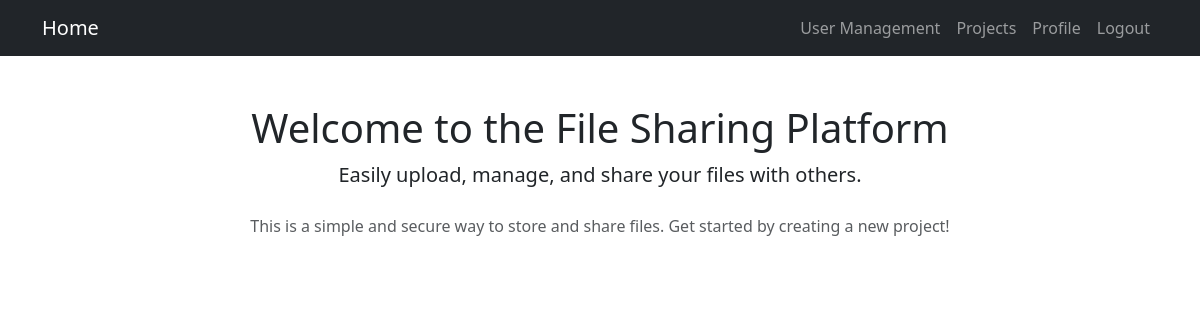
The page / (signed in) on the database as committed earlier.
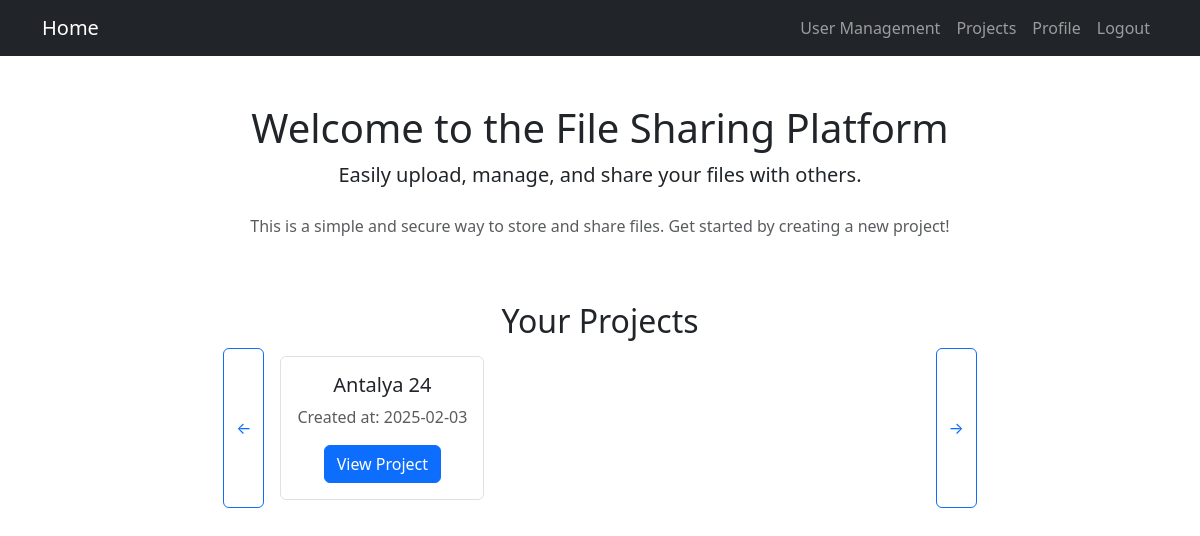
The same page on the database as committed later.
### app/models.py (models this page shows, shortened)
class Project(db.Model):
    id = db.Column(db.Integer, primary_key=True)
    name = db.Column(db.String(100), nullable=False)
    created_at = db.Column(db.DateTime, default=datetime.utcnow)
    access_key = db.Column(db.String(30), unique=True, default=generate_access_key)
    owner_id = db.Column(db.Integer, db.ForeignKey('user.id'), nullable=False)
    owner = db.relationship('User', backref=db.backref('projects', lazy=True))
    files = db.relationship('File', backref='project', cascade="all, delete", lazy=True)

### app/routes/home.py (the view)
@home_bp.route('/')
@login_required
def index():
    projects = Project.query.filter_by(owner_id=current_user.id).all()  # Fetch projects for the logged-in user
    return render_template('home/home.html', projects=projects)

### app/routes/auth.py (called while the page is built)
@login_manager.user_loader
def load_user(user_id):
    return User.query.get(int(user_id))

### app/templates/home/home.html (shortened to what this page needs)
{% extends 'base.html' %}
{% block content %}
<div class="container text-center mt-5">
    <h1>Welcome to the File Sharing Platform</h1>
    <p class="lead">Easily upload, manage, and share your files with others.</p>
    <div class="row mt-4">
        <div class="col-md-8 offset-md-2">
            <p class="text-muted">This is a simple and secure way to store and share files. Get started by creating a new project!</p>
        </div>
    </div>
    {% if projects %}
    <h2 class="mt-5">Your Projects</h2>
    <div class="d-flex justify-content-center">
        <button class="btn btn-outline-primary me-2" id="prevBtn">&larr;</button>
        <div id="projectCarousel" class="d-flex overflow-hidden" style="width: 60%;">
            {% for project in projects %}
                <div class="project-card text-center border rounded p-3 m-2" style="min-width: 30%;">
                    <h5>{{ project.name }}</h5>
                    <p class="text-muted">Created at: {{ project.created_at.strftime('%Y-%m-%d') }}</p>
                    <a href="{{ url_for('projects.project_detail', project_id=project.id) }}" class="btn btn-primary">View Project</a>
                </div>
            {% endfor %}
        </div>
        <button class="btn btn-outline-primary ms-2" id="nextBtn">&rarr;</button>
    </div>
    {% endif %}
</div>
{% endblock %}

Rows that differ between the two databases and show on the page:
added Project: name "Antalya 24", created_at "2025-02-03"
Other text that changed with them:
text now shown: "Your Projects ← →"
